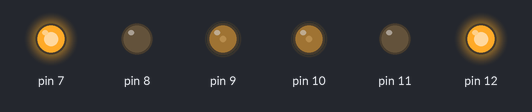
Recording of a sketch running on a simulated Arduino Uno, built with avr-gcc and run on an emulated ATmega328P. Shown: output pins drawn as LEDs (lit = HIGH).

Above: at 0.05 s.
At 3.95 s:
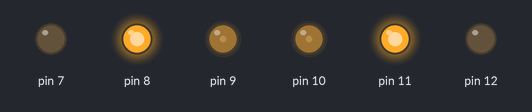
Timing chart, 0 to 4.6 s (numbered marks = the images above):
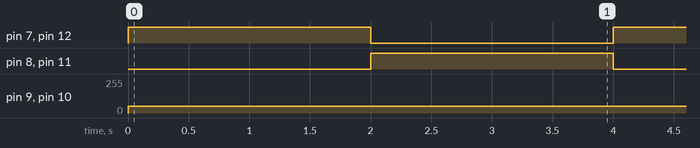

The sketch:

test_l293d.ino
```cpp
/*
 * test CraftDuino and L293 or L298 module
 */

struct MOTOR    // структура для хранения номеров pin-ов, к которым подключены моторчики
{
  int in1;      // INPUT1
  int in2;      // INPUT2
  int enable;   // ENABLE1
};

// определяем порты, к которым подключены моторчики
MOTOR MOTOR1 = { 12, 11, 10 };
MOTOR MOTOR2 = { 7, 8, 9 };

void drive1(int speed=254);
void drive2(int speed=254);
void forward1(int speed=254);
void forward2(int speed=254);
void back1(int speed=254);
void back2(int speed=254);

void setup()
{
  Serial.begin(9600);
  pinMode(MOTOR1.in1, OUTPUT); // настраиваем выводы
  pinMode(MOTOR1.in2, OUTPUT); // на ВЫВОД
  pinMode(MOTOR2.in1, OUTPUT);
  pinMode(MOTOR2.in2, OUTPUT);
}

void loop()
{
  forward1(50);   // вращаем моторчик вперёд
  forward2(50);
  delay(2000);
  back1(50);      // вращаем моторчик назад
  back2(50);
  delay(2000);
  //forward2();   // а теперь опять вращаем второй моторчик вперёд
}

void drive1(int speed)
{
  if(speed > 0) {
    // forward
    digitalWrite(MOTOR1.in1, HIGH);
    digitalWrite(MOTOR1.in2, LOW);
  }
  else {
    // back
    digitalWrite(MOTOR1.in1, LOW);
    digitalWrite(MOTOR1.in2, HIGH);
  }
   analogWrite(MOTOR1.enable, speed);
}

void drive2(int speed)
{
  if(speed > 0) {
    // forward
    digitalWrite(MOTOR2.in1, HIGH);
    digitalWrite(MOTOR2.in2, LOW);
  }
  else {
    // back
    digitalWrite(MOTOR2.in1, LOW);
    digitalWrite(MOTOR2.in2, HIGH);
  }
   analogWrite(MOTOR2.enable, speed);
}

void forward1(int speed) // первый вперёд
{
  digitalWrite(MOTOR1.in1, HIGH);
  digitalWrite(MOTOR1.in2, LOW);
  analogWrite(MOTOR1.enable, speed);
}

void forward2(int speed) // второй вперёд
{
  digitalWrite(MOTOR2.in1, HIGH);
  digitalWrite(MOTOR2.in2, LOW);
  analogWrite(MOTOR2.enable, speed);
}

void back1(int speed) // первый назад
{
  digitalWrite(MOTOR1.in1, LOW);
  digitalWrite(MOTOR1.in2, HIGH);
  analogWrite(MOTOR1.enable, speed);
}

void back2(int speed) // второй назад
{
  digitalWrite(MOTOR2.in1, LOW);
  digitalWrite(MOTOR2.in2, HIGH);
  analogWrite(MOTOR2.enable, speed);
}
```

Measured:
- by itself, pin 7, pin 8, pin 11, pin 12: alternates HIGH for 2.0 s and LOW for 2.0 s
- by itself, pin 9, pin 10: 0/255 → 50/255 at 0.00 s
